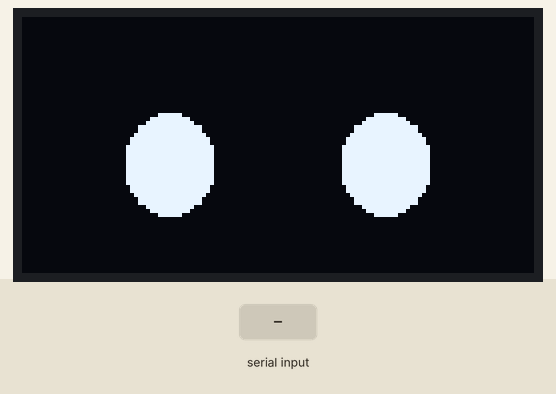
The sketch below on a simulated ESP32. Shown: 128×64 one-colour display. The inputs (shaded band) are chosen by the test bench. Random numbers use the default seed unless the sketch sets one; what the sketch prints to the serial monitor is not drawn.

Above: at 1.2 s.
1.3 s: "h" received over Serial
At 2.4 s:
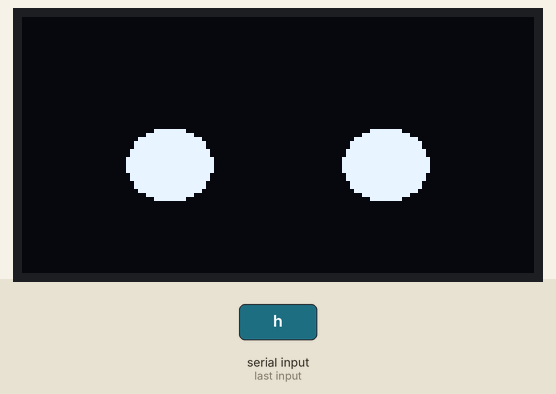
At 4.98 s:
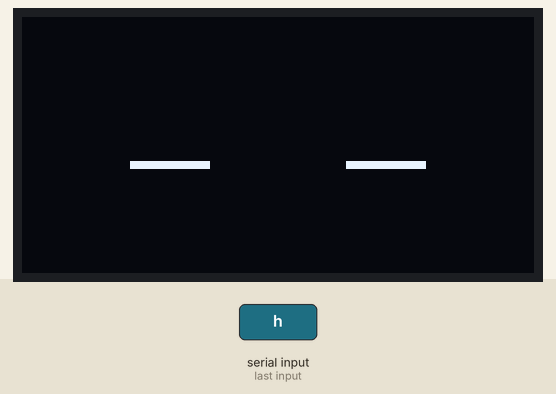
Timing chart, 0 to 6.5 s (numbered marks = the images above; inputs shaded):
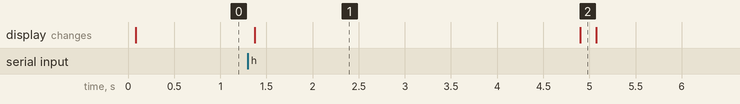

The sketch:

pip_face_v01.ino
```cpp
/*
 * pip_face_v01.ino - OLED face driver for Pip (Waddl project)
 * Target: ESP32 DevKit + SSD1306 128x64 I2C OLED (addr 0x3C)
 * Libs: Adafruit SSD1306 + Adafruit GFX (Library Manager)
 *
 * UNTESTED ON HARDWARE - first bring-up sketch.
 * Renders Pip's two-eye face with the same four moods as
 * firmware/pip_gait_v03.ino and the face demo on robot.html:
 * HAPPY (arched), IDLE (round), CURIOUS (one raised), SLEEPY (half-lidded).
 * Blink layer is independent: random 3-6 s interval, 120 ms lid closure.
 *
 * Wiring: OLED SDA->GPIO21, SCL->GPIO22, VCC->3V3, GND->GND.
 * On the final board these pins share the I2C bus with nothing else,
 * so the face task owns the bus outright.
 */

#include <Wire.h>
#include <Adafruit_GFX.h>
#include <Adafruit_SSD1306.h>

#define SCREEN_W 128
#define SCREEN_H 64
#define OLED_ADDR 0x3C

Adafruit_SSD1306 display(SCREEN_W, SCREEN_H, &Wire, -1);

// ---- moods (keep in sync with pip_gait_v03.ino Mood enum) ----
enum Mood { IDLE, HAPPY, CURIOUS, SLEEPY };
Mood mood = IDLE;

// Eye geometry: Pip's eyes sit wide and low, big for the body size.
// Tuned to read well at arm's length on a 0.96" panel.
static const int EYE_W   = 22;
static const int EYE_H   = 26;
static const int EYE_Y   = 24;   // top of eye box
static const int EYE_L_X = 26;   // left eye left edge
static const int EYE_R_X = 80;   // right eye left edge

unsigned long nextBlinkAt = 0;
unsigned long blinkStart  = 0;
bool blinking = false;
const unsigned long BLINK_MS = 120;

// Serial command hook for bench testing: send 'i','h','c','s' to set mood.
// In the integrated build the gait stack calls setMood() directly.
void setMood(Mood m) { mood = m; }

void drawEye(int x, int lid, bool raised) {
  // lid: 0 = open .. EYE_H = fully closed
  int y = EYE_Y - (raised ? 4 : 0);
  int h = EYE_H - lid;
  if (h < 2) h = 2;
  display.fillRoundRect(x, y + (EYE_H - h) / 2, EYE_W, h, h / 2, SSD1306_WHITE);
}

void drawFace() {
  display.clearDisplay();
  int lid = 0;
  bool  raisedR = false;

  switch (mood) {
    case HAPPY:   lid = EYE_H / 3; break;            // arched look
    case CURIOUS: raisedR = true; break;             // right eye raised
    case SLEEPY:  lid = EYE_H / 2; break;            // half-lidded
    case IDLE:    default: break;
  }
  if (blinking) lid = EYE_H;                          // blink wins over mood

  drawEye(EYE_L_X, lid, false);
  drawEye(EYE_R_X, lid, raisedR);
  display.display();
}

void setup() {
  Serial.begin(115200);
  Wire.begin(21, 22);
  if (!display.begin(SSD1306_SWITCHCAPVCC, OLED_ADDR)) {
    Serial.println(F("SSD1306 not found - check wiring/address"));
    while (true) delay(100);
  }
  display.clearDisplay();
  display.display();
  nextBlinkAt = millis() + 3000 + random(3000);
  Serial.println(F("pip face v0.1 up. moods: i=idle h=happy c=curious s=sleepy"));
}

void loop() {
  unsigned long now = millis();

  if (!blinking && now >= nextBlinkAt) { blinking = true; blinkStart = now; }
  if (blinking && now - blinkStart >= BLINK_MS) {
    blinking = false;
    nextBlinkAt = now + 3000 + random(3000);          // sleepy blinks more often
    if (mood == SLEEPY) nextBlinkAt = now + 1500 + random(2000);
  }

  if (Serial.available()) {
    char ch = Serial.read();
    if (ch == 'i') setMood(IDLE);
    if (ch == 'h') setMood(HAPPY);
    if (ch == 'c') setMood(CURIOUS);
    if (ch == 's') setMood(SLEEPY);
  }

  drawFace();
  delay(33);   // ~30 fps cap; cheap, and display RAM write dominates anyway
}
```

Measured:
- what the display in image 1 shows lasts 3.5 s, from 1.4 s to 4.9 s
